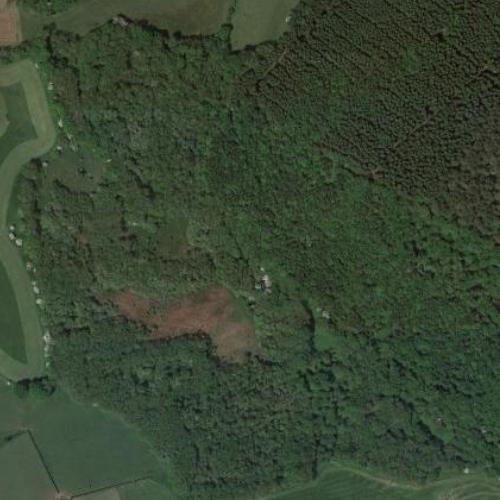
#> input picture map.jpg, 500 x 500 px
$ python codee.py
#> lines starting #> are read from the running program, lines starting #| are printed output that depends on the picture
import matplotlib.pyplot as plt
import matplotlib.cbook as cbook
import numpy as np

# Generate 15 random data points
total=15

x_values = np.random.randint(0, 20, size=total)
y_values = np.random.randint(0, 20, size=total)

#background image
image_path = 'map.jpg'
img = plt.imread(image_path)
#> img is the input picture: shape (500, 500, 3); mean R, G, B 56.1, 70.2, 50.1
# Calculate the size for each category
size_per_category = total // 3

# Create an array of sizes with equal numbers of each category
sizes = np.concatenate([np.full(size_per_category, 700),
                        np.full(size_per_category, 1200),
                        np.full(size_per_category, 1700)])


#random _ size
#_sizes_per_category = 5
#_sizes =np.random.choice([700,1000, 1400],sizes_per_category)
marker_sizes = sizes


# Specify colors corresponding to each size
size_colors = {700: 'red', 1200: 'green', 1700: 'blue'}
colors = [size_colors[original_size] for original_size in sizes]

# Create a scatter plot with squares
# code by kenza
plt.scatter(x_values, y_values, color=colors,edgecolors='black', linewidths=1, marker='o',s=marker_sizes,zorder=15)

# Display the image as the background
plt.imshow(img, extent=[min(x_values), max(x_values), min(y_values), max(y_values)], aspect='auto', alpha=1)

# Add a background grid
plt.grid(True,alpha=0.5)

# Add labels and title
plt.xlabel('X ')
plt.ylabel('Y')
plt.title(' 15 Sensors in map')

# Add a legend
plt.legend()

# Display the chart
plt.show()
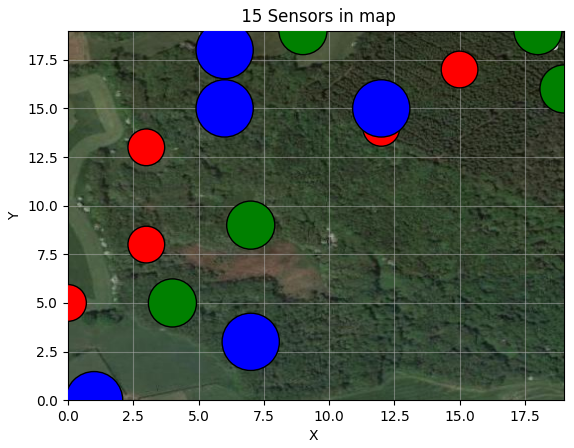
#> figure drawn by matplotlib, 1 panel
